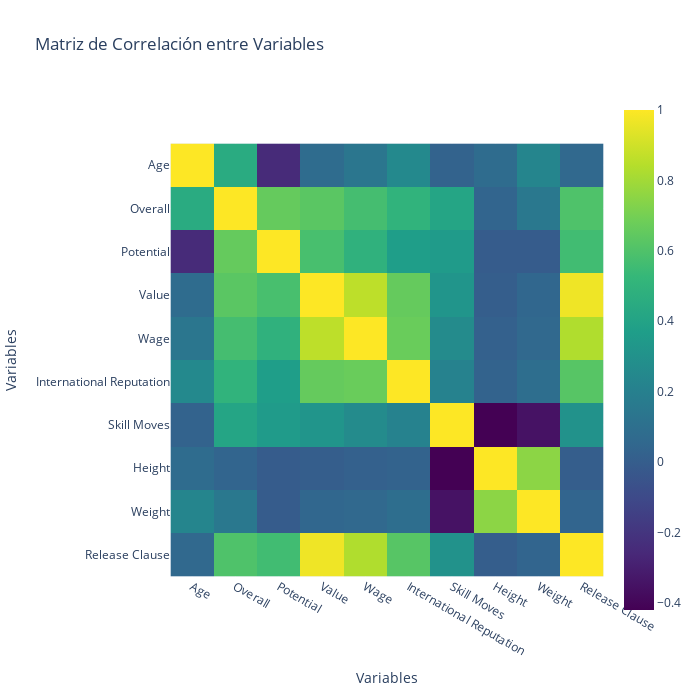

Write notebook code for a chart like this one.
### Code cell
#Creando el heat map con mejoras visibles.

# Añadir etiquetas a las celdas
annotated_heatmap = corr_matrix.round(2)

# Crear el heatmap
fig = px.imshow(annotated_heatmap, 
                color_continuous_scale='Viridis',  # ELigiendo la paleta Viridis
                labels={'x':'Variables', 'y':'Variables'},  # Etiqueta los ejes
                title='Matriz de Correlación entre Variables')  # Agrega un titulo

# Valores en las celdas
fig.update_traces(text=corr_matrix.values, showscale=False)

# Personaliza el tamaño y la orientación
fig.update_layout(width=700, height=700, autosize=False)

# Agregar una barra de colores
fig.update_layout(coloraxis_showscale=True)# Ajustar la posición de la barra de colores


# Mostrar la figura
fig.show()

### Figure 1 — Plotly figure (JSON) as saved in the notebook; plotly's stock layout.template omitted (floating-point values rounded to 4 significant figures)
{"data": [{"coloraxis": "coloraxis", "hovertemplate": "Variables: %{x}<br>Variables: %{y}<br>color: %{z}<extra></extra>", "name": "0", "showscale": false, "text": [[1, 0.4523, -0.2533, 0.07831, 0.1411, 0.2538, 0.02765, 0.08251, 0.2299, 0.05867], [0.4523, 1, 0.6609, 0.6318, 0.5719, 0.4995, 0.4145, 0.03853, 0.1546, 0.5978], [-0.2533, 0.6609, 1, 0.5796, 0.4864, 0.373, 0.3543, -0.009791, -0.006935, 0.5623], [0.07831, 0.6318, 0.5796, 1, 0.8581, 0.6562, 0.3172, 0.002827, 0.0467, 0.9733], [0.1411, 0.5719, 0.4864, 0.8581, 1, 0.6686, 0.2632, 0.01964, 0.06476, 0.8282], [0.2538, 0.4995, 0.373, 0.6562, 0.6686, 1, 0.2082, 0.03488, 0.08834, 0.6209], [0.02765, 0.4145, 0.3543, 0.3172, 0.2632, 0.2082, 1, -0.4228, -0.3512, 0.2975], [0.08251, 0.03853, -0.009791, 0.002827, 0.01964, 0.03488, -0.4228, 1, 0.7547, 0.001835], [0.2299, 0.1546, -0.006935, 0.0467, 0.06476, 0.08834, -0.3512, 0.7547, 1, 0.0381], [0.05867, 0.5978, 0.5623, 0.9733, 0.8282, 0.6209, 0.2975, 0.001835, 0.0381, 1]], "type": "heatmap", "x": ["Age", "Overall", "Potential", "Value", "Wage", "International Reputation", "Skill Moves", "Height", "Weight", "Release Clause"], "xaxis": "x", "y": ["Age", "Overall", "Potential", "Value", "Wage", "International Reputation", "Skill Moves", "Height", "Weight", "Release Clause"], "yaxis": "y", "z": [[1, 0.45, -0.25, 0.08, 0.14, 0.25, 0.03, 0.08, 0.23, 0.06], [0.45, 1, 0.66, 0.63, 0.57, 0.5, 0.41, 0.04, 0.15, 0.6], [-0.25, 0.66, 1, 0.58, 0.49, 0.37, 0.35, -0.01, -0.01, 0.56], [0.08, 0.63, 0.58, 1, 0.86, 0.66, 0.32, 0, 0.05, 0.97], [0.14, 0.57, 0.49, 0.86, 1, 0.67, 0.26, 0.02, 0.06, 0.83], [0.25, 0.5, 0.37, 0.66, 0.67, 1, 0.21, 0.03, 0.09, 0.62], [0.03, 0.41, 0.35, 0.32, 0.26, 0.21, 1, -0.42, -0.35, 0.3], [0.08, 0.04, -0.01, 0, 0.02, 0.03, -0.42, 1, 0.75, 0], [0.23, 0.15, -0.01, 0.05, 0.06, 0.09, -0.35, 0.75, 1, 0.04], [0.06, 0.6, 0.56, 0.97, 0.83, 0.62, 0.3, 0, 0.04, 1]]}], "layout": {"autosize": false, "coloraxis": {"colorscale": [[0, "#440154"], [0.1111, "#482878"], [0.2222, "#3e4989"], [0.3333, "#31688e"], [0.4444, "#26828e"], [0.5556, "#1f9e89"], [0.6667, "#35b779"], [0.7778, "#6ece58"], [0.8889, "#b5de2b"], [1, "#fde725"]], "showscale": true}, "height": 700, "title": {"text": "Matriz de Correlación entre Variables"}, "width": 700, "xaxis": {"anchor": "y", "constrain": "domain", "domain": [0, 1], "scaleanchor": "y", "title": {"text": "Variables"}}, "yaxis": {"anchor": "x", "autorange": "reversed", "constrain": "domain", "domain": [0, 1], "title": {"text": "Variables"}}}}
